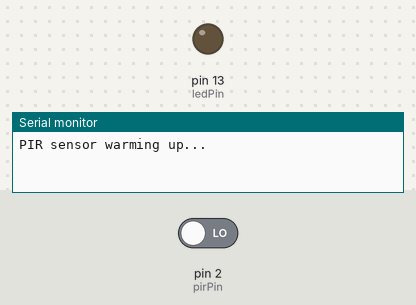
Bench run of a sketch on a simulated Arduino Uno, built with avr-gcc and run on an emulated ATmega328P. On the bench: output pins drawn as LEDs (lit = HIGH), the last lines printed to the serial monitor. The inputs (shaded band) are chosen by the test bench; at power-on: pin 2 (pirPin) LOW.

Above: at 3.2 s.
3.3 s: pin 2 (pirPin) driven HIGH
At 4.5 s:
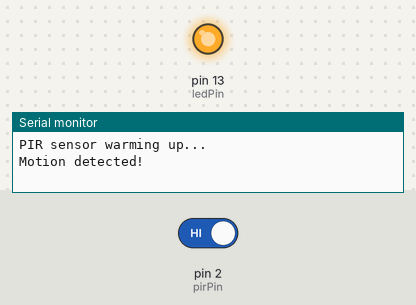
4.8 s: pin 2 (pirPin) driven LOW
At 5.8 s:
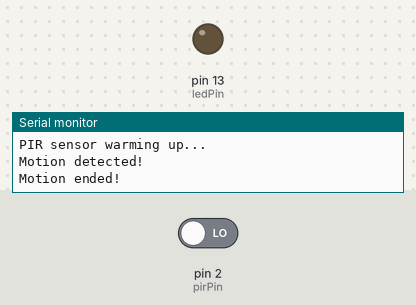
Timing chart, 0 to 7.8 s (numbered marks = the images above; inputs shaded):
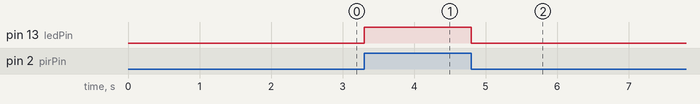

The sketch:

bodacious_lahdi_bigery1.ino
```cpp
// Motion Activated Security Light

int pirPin = 2;       // PIR sensor output
int ledPin = 13;      // LED pin
int pirState = LOW;
int val = 0;

void setup() {
  pinMode(ledPin, OUTPUT);
  pinMode(pirPin, INPUT);
  Serial.begin(9600);
  Serial.println("PIR sensor warming up...");
  delay(2000); // Allow sensor to stabilize
}

void loop() {
  val = digitalRead(pirPin);

  if (val == HIGH) {
    digitalWrite(ledPin, HIGH);
    if (pirState == LOW) {
      Serial.println("Motion detected!");
      pirState = HIGH;
    }
  } else {
    digitalWrite(ledPin, LOW);
    if (pirState == HIGH) {
      Serial.println("Motion ended!");
      pirState = LOW;
    }
  }
}
```

Measured:
- after the input at 3.3 s, pin 13 (ledPin): LOW → HIGH at once
- after the input at 4.8 s, pin 13 (ledPin): HIGH → LOW at once
